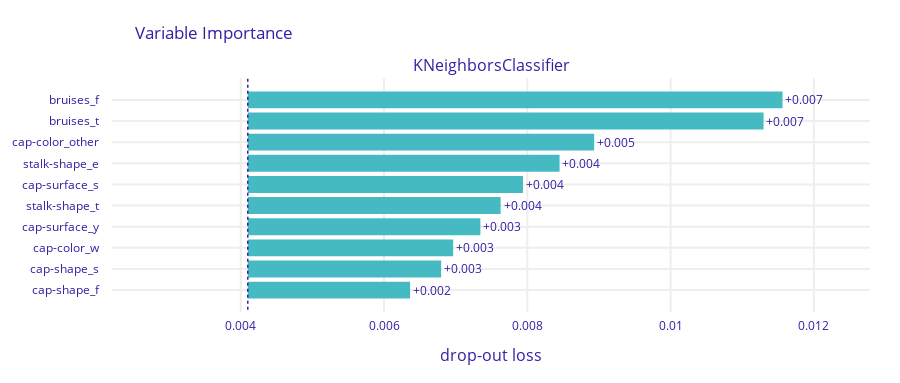

Notebook cell for this chart:
### Code cell
model_knn.model_explore()

### Figure 1 — Plotly figure (JSON) as saved in the notebook; plotly's stock layout.template omitted (floating-point values rounded to 4 significant figures)
{"data": [{"base": 0.004098, "hoverinfo": "text", "hoverlabel": {"bgcolor": "rgba(0,0,0,0.8)"}, "hovertext": ["Model: KNeighborsClassifier loss after<br>variable: bruises_f is permuted: 0.012<br>Drop-out loss change: +0.007", "Model: KNeighborsClassifier loss after<br>variable: bruises_t is permuted: 0.011<br>Drop-out loss change: +0.007", "Model: KNeighborsClassifier loss after<br>variable: cap-color_other is permuted: 0.009<br>Drop-out loss change: +0.005", "Model: KNeighborsClassifier loss after<br>variable: stalk-shape_e is permuted: 0.008<br>Drop-out loss change: +0.004", "Model: KNeighborsClassifier loss after<br>variable: cap-surface_s is permuted: 0.008<br>Drop-out loss change: +0.004", "Model: KNeighborsClassifier loss after<br>variable: stalk-shape_t is permuted: 0.008<br>Drop-out loss change: +0.004", "Model: KNeighborsClassifier loss after<br>variable: cap-surface_y is permuted: 0.007<br>Drop-out loss change: +0.003", "Model: KNeighborsClassifier loss after<br>variable: cap-color_w is permuted: 0.007<br>Drop-out loss change: +0.003", "Model: KNeighborsClassifier loss after<br>variable: cap-shape_s is permuted: 0.007<br>Drop-out loss change: +0.003", "Model: KNeighborsClassifier loss after<br>variable: cap-shape_f is permuted: 0.006<br>Drop-out loss change: +0.002"], "marker": {"color": "#46bac2"}, "orientation": "h", "showlegend": false, "text": ["+0.007", "+0.007", "+0.005", "+0.004", "+0.004", "+0.004", "+0.003", "+0.003", "+0.003", "+0.002"], "textposition": "outside", "type": "bar", "x": [0.007465, 0.0072, 0.004835, 0.004352, 0.003842, 0.00353, 0.003247, 0.002867, 0.002699, 0.002266], "xaxis": "x", "y": ["bruises_f", "bruises_t", "cap-color_other", "stalk-shape_e", "cap-surface_s", "stalk-shape_t", "cap-surface_y", "cap-color_w", "cap-shape_s", "cap-shape_f"], "yaxis": "y"}], "layout": {"annotations": [{"font": {"size": 16}, "showarrow": false, "text": "KNeighborsClassifier", "x": 0.5, "xanchor": "center", "xref": "paper", "y": 1, "yanchor": "bottom", "yref": "paper"}, {"font": {"size": 16}, "showarrow": false, "text": "drop-out loss", "x": 0.5, "xanchor": "center", "xref": "paper", "y": 0, "yanchor": "top", "yref": "paper", "yshift": -30}], "font": {"color": "#371ea3"}, "height": 383, "margin": {"b": 71, "r": 30, "t": 78}, "shapes": [{"line": {"color": "#371ea3", "dash": "dot", "width": 1.5}, "type": "line", "x0": 0.004098, "x1": 0.004098, "xref": "x", "y0": -1, "y1": 10, "yref": "y"}], "title": {"text": "Variable Importance", "x": 0.15}, "xaxis": {"anchor": "y", "automargin": true, "domain": [0, 1], "fixedrange": true, "gridwidth": 2, "range": [0.002203, 0.01278], "tickcolor": "white", "ticklen": 3, "ticks": "outside", "type": "linear", "zeroline": false}, "yaxis": {"anchor": "x", "automargin": true, "autorange": "reversed", "domain": [0, 1], "fixedrange": true, "gridwidth": 2, "tickcolor": "white", "ticklen": 10, "ticks": "outside", "type": "category"}}}
